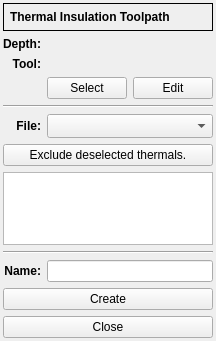
<?xml version="1.0" encoding="UTF-8"?>
<ui version="4.0">
 <class>ThermalForm</class>
 <widget class="QWidget" name="ThermalForm">
  <property name="geometry">
   <rect>
    <x>0</x>
    <y>0</y>
    <width>208</width>
    <height>341</height>
   </rect>
  </property>
  <property name="windowTitle">
   <string>Form</string>
  </property>
  <layout class="QGridLayout" name="gridLayout">
   <property name="sizeConstraint">
    <enum>QLayout::SetMinimumSize</enum>
   </property>
   <property name="leftMargin">
    <number>3</number>
   </property>
   <property name="topMargin">
    <number>3</number>
   </property>
   <property name="rightMargin">
    <number>3</number>
   </property>
   <property name="bottomMargin">
    <number>3</number>
   </property>
   <item row="6" column="0" colspan="2">
    <widget class="QPushButton" name="pbExclude">
     <property name="text">
      <string>Exclude deselected thermals.</string>
     </property>
    </widget>
   </item>
   <item row="7" column="0" colspan="2">
    <widget class="QTreeView" name="treeView">
     <property name="alternatingRowColors">
      <bool>true</bool>
     </property>
     <property name="selectionMode">
      <enum>QAbstractItemView::MultiSelection</enum>
     </property>
     <property name="selectionBehavior">
      <enum>QAbstractItemView::SelectRows</enum>
     </property>
    </widget>
   </item>
   <item row="10" column="0" colspan="2">
    <widget class="QPushButton" name="pbCreate">
     <property name="text">
      <string>Create</string>
     </property>
    </widget>
   </item>
   <item row="0" column="0" colspan="2">
    <widget class="QFrame" name="frame">
     <property name="sizePolicy">
      <sizepolicy hsizetype="Preferred" vsizetype="Fixed">
       <horstretch>0</horstretch>
       <verstretch>0</verstretch>
      </sizepolicy>
     </property>
     <property name="frameShape">
      <enum>QFrame::Box</enum>
     </property>
     <property name="frameShadow">
      <enum>QFrame::Plain</enum>
     </property>
     <layout class="QVBoxLayout" name="verticalLayout_2">
      <property name="leftMargin">
       <number>6</number>
      </property>
      <property name="topMargin">
       <number>6</number>
      </property>
      <property name="rightMargin">
       <number>6</number>
      </property>
      <property name="bottomMargin">
       <number>6</number>
      </property>
      <item>
       <widget class="QLabel" name="label">
        <property name="font">
         <font>
          <weight>75</weight>
          <bold>true</bold>
         </font>
        </property>
        <property name="text">
         <string>Thermal Insulation Toolpath</string>
        </property>
       </widget>
      </item>
     </layout>
    </widget>
   </item>
   <item row="5" column="0">
    <widget class="QLabel" name="label_4">
     <property name="font">
      <font>
       <weight>75</weight>
       <bold>true</bold>
      </font>
     </property>
     <property name="text">
      <string>File:</string>
     </property>
     <property name="alignment">
      <set>Qt::AlignRight|Qt::AlignTrailing|Qt::AlignVCenter</set>
     </property>
    </widget>
   </item>
   <item row="1" column="0">
    <widget class="QLabel" name="label_2">
     <property name="sizePolicy">
      <sizepolicy hsizetype="Preferred" vsizetype="Preferred">
       <horstretch>0</horstretch>
       <verstretch>0</verstretch>
      </sizepolicy>
     </property>
     <property name="font">
      <font>
       <weight>75</weight>
       <bold>true</bold>
      </font>
     </property>
     <property name="text">
      <string>Depth:</string>
     </property>
     <property name="alignment">
      <set>Qt::AlignRight|Qt::AlignTrailing|Qt::AlignVCenter</set>
     </property>
    </widget>
   </item>
   <item row="9" column="0">
    <widget class="QLabel" name="label_6">
     <property name="font">
      <font>
       <weight>75</weight>
       <bold>true</bold>
      </font>
     </property>
     <property name="text">
      <string>Name:</string>
     </property>
     <property name="alignment">
      <set>Qt::AlignRight|Qt::AlignTrailing|Qt::AlignVCenter</set>
     </property>
    </widget>
   </item>
   <item row="5" column="1">
    <widget class="QComboBox" name="cbxFile">
     <property name="sizeAdjustPolicy">
      <enum>QComboBox::AdjustToMinimumContentsLengthWithIcon</enum>
     </property>
    </widget>
   </item>
   <item row="9" column="1">
    <widget class="QLineEdit" name="leName">
     <property name="sizePolicy">
      <sizepolicy hsizetype="Expanding" vsizetype="Fixed">
       <horstretch>0</horstretch>
       <verstretch>0</verstretch>
      </sizepolicy>
     </property>
    </widget>
   </item>
   <item row="1" column="1">
    <widget class="DepthForm" name="dsbxDepth" native="true"/>
   </item>
   <item row="2" column="0">
    <widget class="QLabel" name="label_3">
     <property name="font">
      <font>
       <weight>75</weight>
       <bold>true</bold>
      </font>
     </property>
     <property name="text">
      <string>Tool:</string>
     </property>
     <property name="alignment">
      <set>Qt::AlignRight|Qt::AlignTrailing|Qt::AlignVCenter</set>
     </property>
    </widget>
   </item>
   <item row="3" column="1">
    <layout class="QHBoxLayout" name="horizontalLayout">
     <item>
      <widget class="QPushButton" name="pbSelect">
       <property name="text">
        <string>Select</string>
       </property>
      </widget>
     </item>
     <item>
      <widget class="QPushButton" name="pbEdit">
       <property name="text">
        <string>Edit</string>
       </property>
      </widget>
     </item>
    </layout>
   </item>
   <item row="11" column="0" colspan="2">
    <widget class="QPushButton" name="pbClose">
     <property name="text">
      <string>Close</string>
     </property>
    </widget>
   </item>
   <item row="8" column="0" colspan="2">
    <widget class="Line" name="line">
     <property name="orientation">
      <enum>Qt::Horizontal</enum>
     </property>
    </widget>
   </item>
   <item row="2" column="1">
    <widget class="QLabel" name="lblToolName">
     <property name="frameShape">
      <enum>QFrame::NoFrame</enum>
     </property>
     <property name="text">
      <string/>
     </property>
    </widget>
   </item>
   <item row="4" column="0" colspan="2">
    <widget class="Line" name="line_2">
     <property name="orientation">
      <enum>Qt::Horizontal</enum>
     </property>
    </widget>
   </item>
  </layout>
 </widget>
 <customwidgets>
  <customwidget>
   <class>DepthForm</class>
   <extends>QWidget</extends>
   <header>forms/depthform.h</header>
   <container>1</container>
  </customwidget>
 </customwidgets>
 <resources/>
 <connections/>
</ui>
